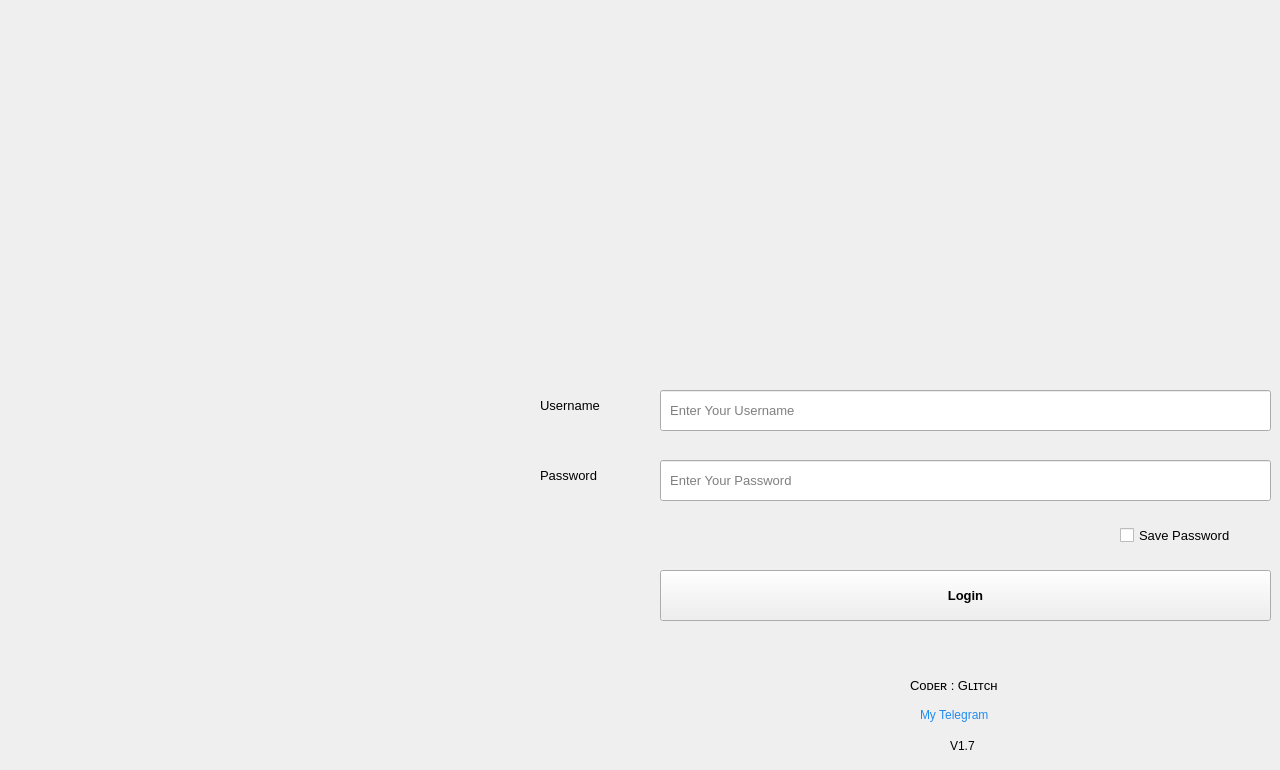
    <widget class="QWidget" name="tab_1">
     <attribute name="title">
      <string>Login</string>
     </attribute>
     <widget class="QCheckBox" name="Save_Pass_CheckBox">
      <property name="geometry">
       <rect>
        <x>1120</x>
        <y>520</y>
        <width>151</width>
        <height>31</height>
       </rect>
      </property>
      <property name="font">
       <font>
        <family>Segoe UI</family>
        <pointsize>10</pointsize>
       </font>
      </property>
      <property name="text">
       <string>Save Password</string>
      </property>
     </widget>
     <widget class="QLineEdit" name="Username">
      <property name="geometry">
       <rect>
        <x>660</x>
        <y>390</y>
        <width>611</width>
        <height>41</height>
       </rect>
      </property>
      <property name="font">
       <font>
        <family>Segoe UI</family>
        <pointsize>10</pointsize>
        <weight>50</weight>
        <bold>false</bold>
       </font>
      </property>
      <property name="placeholderText">
       <string>  Enter Your Username</string>
      </property>
     </widget>
     <widget class="QLabel" name="label_28">
      <property name="geometry">
       <rect>
        <x>850</x>
        <y>130</y>
        <width>221</width>
        <height>201</height>
       </rect>
      </property>
      <property name="font">
       <font>
        <family>Segoe UI</family>
        <pointsize>10</pointsize>
        <weight>50</weight>
        <bold>false</bold>
       </font>
      </property>
      <property name="text">
       <string/>
      </property>
      <property name="pixmap">
       <pixmap resource="resource.qrc">:/ico/login3.png</pixmap>
      </property>
     </widget>
     <widget class="QPushButton" name="Login_Button">
      <property name="geometry">
       <rect>
        <x>660</x>
        <y>570</y>
        <width>611</width>
        <height>51</height>
       </rect>
      </property>
      <property name="font">
       <font>
        <family>Segoe UI</family>
        <pointsize>10</pointsize>
        <weight>75</weight>
        <bold>true</bold>
       </font>
      </property>
      <property name="text">
       <string>Login</string>
      </property>
      <property name="icon">
       <iconset resource="resource.qrc">
        <normaloff>:/ico/logout.png</normaloff>:/ico/logout.png</iconset>
      </property>
      <property name="iconSize">
       <size>
        <width>40</width>
        <height>40</height>
       </size>
      </property>
     </widget>
     <widget class="QLabel" name="label_27">
      <property name="geometry">
       <rect>
        <x>540</x>
        <y>460</y>
        <width>81</width>
        <height>31</height>
       </rect>
      </property>
      <property name="font">
       <font>
        <family>Segoe UI</family>
        <pointsize>10</pointsize>
        <weight>50</weight>
        <bold>false</bold>
       </font>
      </property>
      <property name="text">
       <string>Password</string>
      </property>
     </widget>
     <widget class="QLineEdit" name="Password">
      <property name="geometry">
       <rect>
        <x>660</x>
        <y>460</y>
        <width>611</width>
        <height>41</height>
       </rect>
      </property>
      <property name="font">
       <font>
        <family>Segoe UI</family>
        <pointsize>10</pointsize>
        <weight>50</weight>
        <bold>false</bold>
       </font>
      </property>
      <property name="echoMode">
       <enum>QLineEdit::Password</enum>
      </property>
      <property name="placeholderText">
       <string>  Enter Your Password</string>
      </property>
     </widget>
     <widget class="QLabel" name="label_26">
      <property name="geometry">
       <rect>
        <x>540</x>
        <y>390</y>
        <width>81</width>
        <height>31</height>
       </rect>
      </property>
      <property name="font">
       <font>
        <family>Segoe UI</family>
        <pointsize>10</pointsize>
        <weight>50</weight>
        <bold>false</bold>
       </font>
      </property>
      <property name="text">
       <string>Username</string>
      </property>
     </widget>
     <widget class="QLabel" name="Verion">
      <property name="geometry">
       <rect>
        <x>950</x>
        <y>730</y>
        <width>41</width>
        <height>31</height>
       </rect>
      </property>
      <property name="font">
       <font>
        <family>Segoe UI</family>
        <pointsize>9</pointsize>
        <weight>50</weight>
        <bold>false</bold>
       </font>
      </property>
      <property name="text">
       <string>V1.7</string>
      </property>
     </widget>
     <widget class="QLabel" name="Coder_Name">
      <property name="geometry">
       <rect>
        <x>910</x>
        <y>670</y>
        <width>111</width>
        <height>31</height>
       </rect>
      </property>
      <property name="font">
       <font>
        <family>Segoe UI</family>
        <pointsize>10</pointsize>
        <weight>50</weight>
        <bold>false</bold>
       </font>
      </property>
      <property name="text">
       <string>Cᴏᴅᴇʀ : Gʟɪᴛᴄʜ</string>
      </property>
     </widget>
     <widget class="QLabel" name="Telegram_Link">
      <property name="geometry">
       <rect>
        <x>920</x>
        <y>700</y>
        <width>91</width>
        <height>31</height>
       </rect>
      </property>
      <property name="font">
       <font>
        <family>Segoe UI</family>
        <pointsize>9</pointsize>
        <weight>50</weight>
        <bold>false</bold>
       </font>
      </property>
      <property name="text">
       <string>&lt;a href=&quot;https://t.me/M0hammedSaeed&quot; target=&quot;_blank&quot; style=&quot;text-decoration: none;color: #218cf0;&quot; &gt;My Telegram&lt;/a&gt;</string>
      </property>
      <property name="openExternalLinks">
       <bool>true</bool>
      </property>
      <property name="textInteractionFlags">
       <set>Qt::LinksAccessibleByMouse|Qt::TextSelectableByMouse</set>
      </property>
     </widget>
    </widget>
